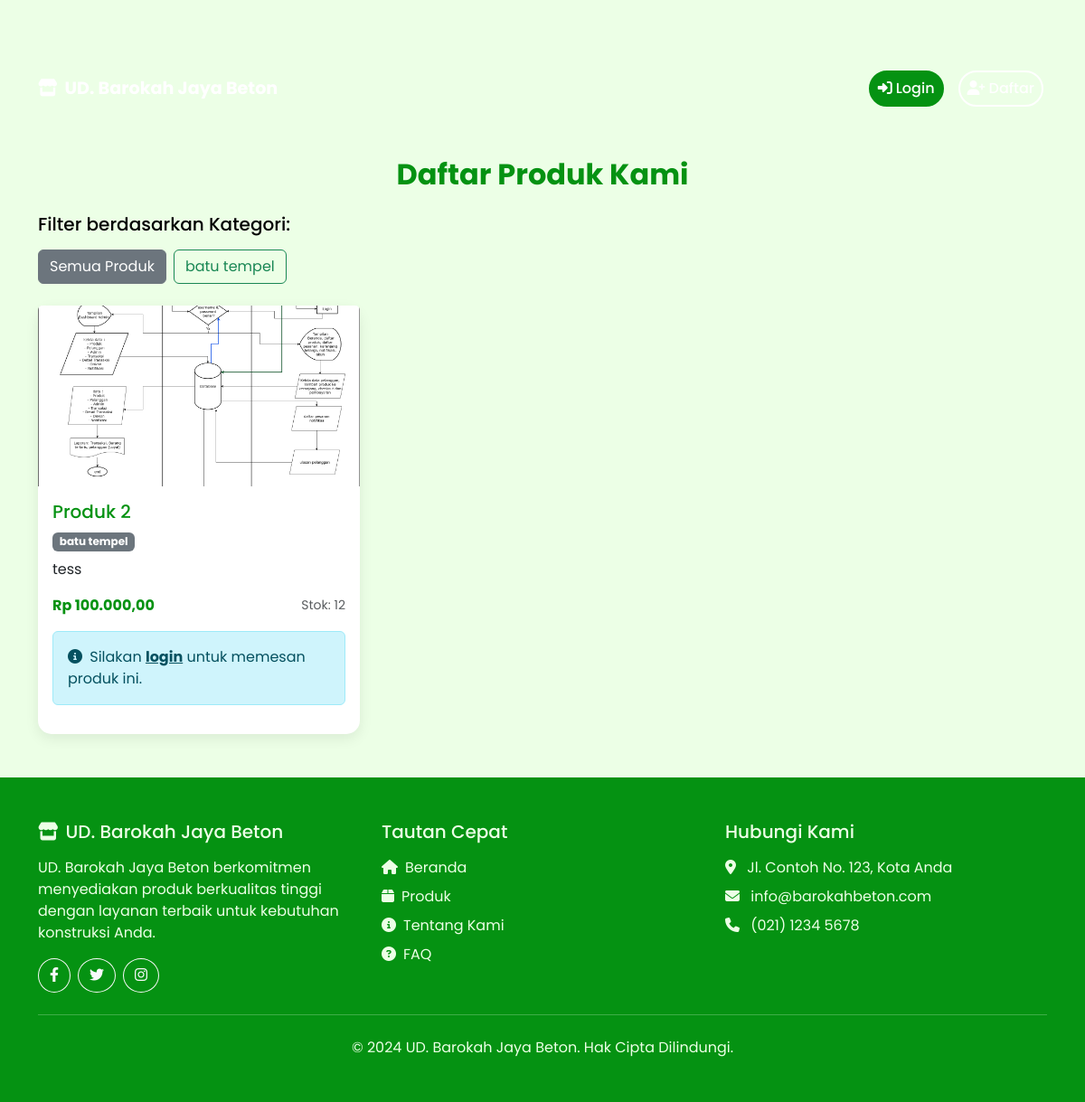
The app's page /produk/public/, older data.
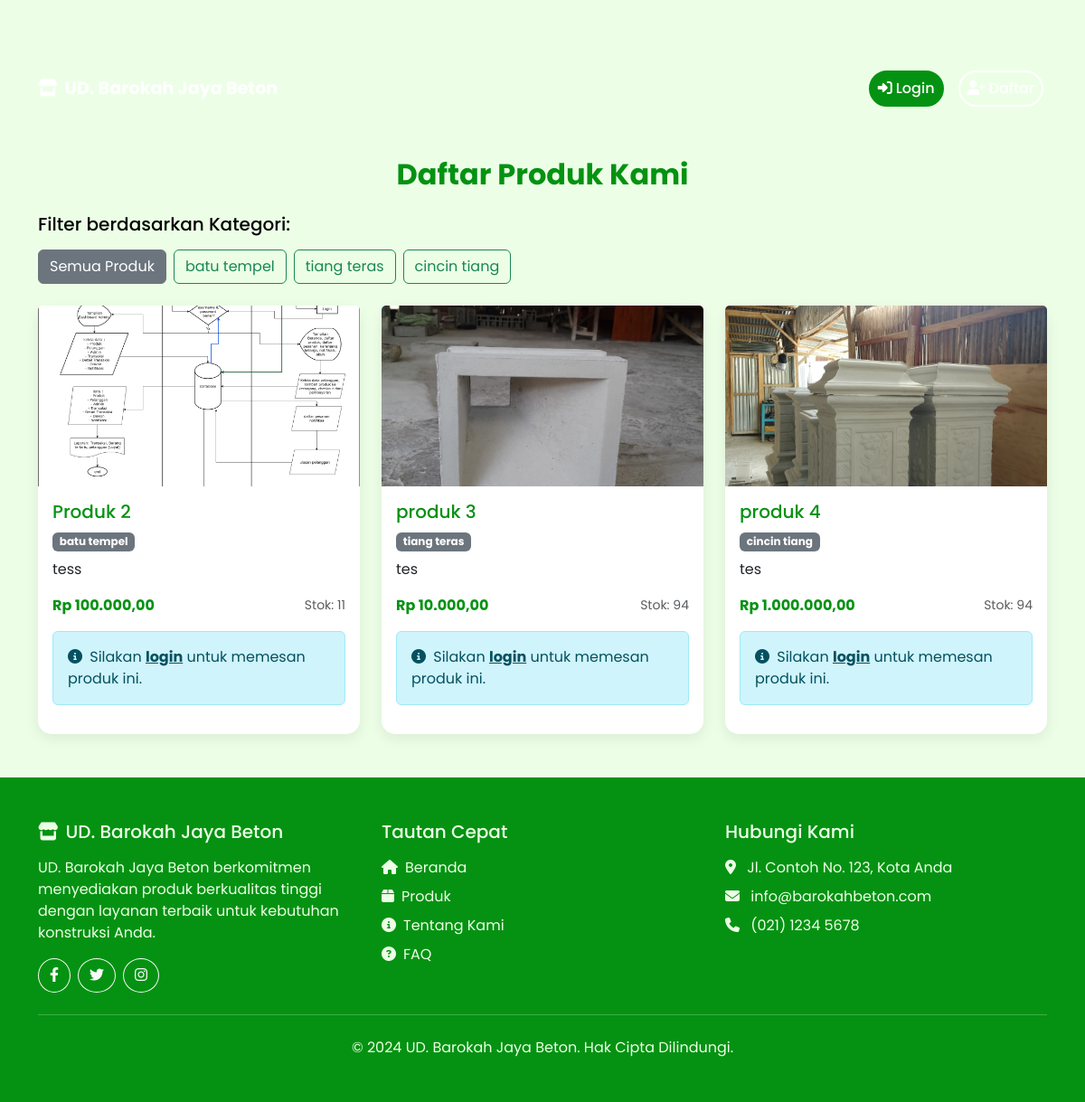
The same page, newer data.
### admin_dashboard/models.py (models this page shows, shortened)
class Kategori(models.Model):
    nama_kategori = models.CharField(max_length=255, verbose_name="Nama Kategori")
    class Meta:
        verbose_name_plural = "Kategori"
        db_table = 'kategori'

class Produk(models.Model):
    nama_produk = models.CharField(max_length=255, verbose_name="Nama Produk")
    deskripsi_produk = models.TextField(verbose_name="Deskripsi Produk")
    foto_produk = models.ImageField(upload_to='produk_images/', verbose_name="Foto Produk")
    stok_produk = models.IntegerField(verbose_name="Stok Produk")
    harga_produk = models.DecimalField(max_digits=10, decimal_places=2, verbose_name="Harga Produk")
    kategori = models.ForeignKey(Kategori, on_delete=models.SET_NULL, blank=True, null=True, verbose_name="Kategori")
    class Meta:
        verbose_name_plural = "Produk"
        db_table = 'produk'

### admin_dashboard/views.py (the view)
# urls.py: path('produk/public/', views.produk_list_public, name='produk_list_public'),
def produk_list_public(request):
    kategori_list = Kategori.objects.all()
    kategori_id = request.GET.get('kategori')
    if kategori_id:
        produk = Produk.objects.filter(kategori_id=kategori_id)
    else:
        produk = Produk.objects.all()
    for p in produk:
        diskon_produk = DiskonPelanggan.objects.filter(
            produk=p,
            status='aktif'
        ).first()
        if not diskon_produk:
            diskon_produk = DiskonPelanggan.objects.filter(
                produk__isnull=True,  # General discount
                status='aktif'
            ).first()
        p.diskon_aktif = diskon_produk
    context = {
        'produk': produk,
        'kategori_list': kategori_list,
        'kategori_terpilih': kategori_id
    }
    return render(request, 'product_list_public.html', context)

### templates/product_list_public.html (shortened to what this page needs)
{% load static %}
{% load humanize %}
<!DOCTYPE html>
<html lang="en">
<head>
    <link href="https://cdn.jsdelivr.net/npm/bootstrap@5.3.0/dist/css/bootstrap.min.css" rel="stylesheet">
    <link rel="stylesheet" href="https://cdnjs.cloudflare.com/ajax/libs/font-awesome/6.4.0/css/all.min.css">
</head>
<body>
    {% include 'navbar_public.html' %}
    <section class="container my-5">
        <div class="row">
            <div class="col-12">
                <h2 class="mb-4 text-center fw-bold" style="color: #059212;">Daftar Produk Kami</h2>
                <div class="mb-4">
                    <h5 class="mb-3">Filter berdasarkan Kategori:</h5>
                    <div class="d-flex flex-wrap gap-2">
                        <a href="{% url 'produk_list_public' %}" class="btn btn-outline-secondary {% if not kategori_terpilih %}active{% endif %}">
                            Semua Produk
                        </a>
                        {% for kategori in kategori_list %}
                            <a href="?kategori={{ kategori.id }}" class="btn btn-outline-success {% if kategori.id|stringformat:'s' == kategori_terpilih %}active{% endif %}">
                                {{ kategori.nama_kategori }}
                            </a>
                        {% endfor %}
                    </div>
                </div>
            </div>
        </div>
        <div class="row g-4">
            {% for p in produk %}
            <div class="col-md-4 col-sm-6">
                <div class="card card-custom h-100 position-relative">
                    <img src="{{ p.foto_produk.url }}" class="card-img-top" alt="{{ p.nama_produk }}" style="height: 200px; object-fit: cover;">
                    <div class="card-body">
                        <h5 class="card-title product-title">{{ p.nama_produk }}</h5>
                        {% if p.kategori %}
                            <span class="badge bg-secondary mb-2">{{ p.kategori.nama_kategori }}</span>
                        {% endif %}
                        <p class="card-text product-description">{{ p.deskripsi_produk|truncatewords:20 }}</p>
                        <div class="d-flex justify-content-between align-items-center mb-3">
                            <span class="fw-bold product-price">Rp {{ p.harga_produk|intcomma }}</span>
                            <small class="text-muted">Stok: {{ p.stok_produk|intcomma }}</small>
                        </div>
                        <div class="alert alert-info" role="alert">
                            <i class="fas fa-info-circle me-1"></i>
                            Silakan <a href="{% url 'login_pelanggan' %}" class="alert-link">login</a> untuk memesan produk ini.
                        </div>
                    </div>
                </div>
            </div>
            {% endfor %}
        </div>
    </section>
    {% include 'footer.html' %}
</body>
</html>

### templates/navbar_public.html (shortened to what this page needs)
{% load static %}
<nav class="navbar navbar-expand-lg navbar-custom-public navbar-hero" id="mainNavbar">
    <div class="container">
        <a class="navbar-brand fw-bold" href="{% url 'beranda_umum' %}">
            <i class="fas fa-store me-2"></i>UD. Barokah Jaya Beton
        </a>
        <div class="collapse navbar-collapse" id="navbarNavPublic">
            <ul class="navbar-nav ms-auto mb-2 mb-lg-0">
                <li class="nav-item me-2">
                    <a class="nav-link btn btn-login" href="{% url 'login_pelanggan' %}">
                        <i class="fas fa-sign-in-alt me-1"></i>Login
                    </a>
                </li>
                <li class="nav-item">
                    <a class="nav-link btn btn-register" href="{% url 'register_pelanggan' %}">
                        <i class="fas fa-user-plus me-1"></i>Daftar
                    </a>
                </li>
            </ul>
        </div>
    </div>
</nav>

### templates/footer.html
{% load static %}
<footer class="mt-5 py-5" style="background-color: #059212; color: #ECFFE6;">
    <div class="container">
        <div class="row g-4">
            <div class="col-md-4">
                <h5 class="mb-3">
                    <i class="fas fa-store me-2"></i>UD. Barokah Jaya Beton
                </h5>
                <p>UD. Barokah Jaya Beton berkomitmen menyediakan produk berkualitas tinggi dengan layanan terbaik untuk kebutuhan konstruksi Anda.</p>
                <div class="d-flex mt-3">
                    <a href="#" class="btn btn-outline-light btn-social me-2 rounded-circle">
                        <i class="fab fa-facebook-f"></i>
                    </a>
                    <a href="#" class="btn btn-outline-light btn-social me-2 rounded-circle">
                        <i class="fab fa-twitter"></i>
                    </a>
                    <a href="#" class="btn btn-outline-light btn-social rounded-circle">
                        <i class="fab fa-instagram"></i>
                    </a>
                </div>
            </div>
            <div class="col-md-4">
                <h5 class="mb-3">Tautan Cepat</h5>
                <ul class="list-unstyled">
                    <li class="mb-2"><a href="{% url 'beranda_umum' %}" class="text-decoration-none" style="color: #ECFFE6;"><i class="fas fa-home me-2"></i>Beranda</a></li>
                    <li class="mb-2"><a href="{% url 'produk_list' %}" class="text-decoration-none" style="color: #ECFFE6;"><i class="fas fa-box me-2"></i>Produk</a></li>
                    <li class="mb-2"><a href="#" class="text-decoration-none" style="color: #ECFFE6;"><i class="fas fa-info-circle me-2"></i>Tentang Kami</a></li>
                    <li class="mb-2"><a href="#" class="text-decoration-none" style="color: #ECFFE6;"><i class="fas fa-question-circle me-2"></i>FAQ</a></li>
                </ul>
            </div>
            <div class="col-md-4">
                <h5 class="mb-3">Hubungi Kami</h5>
                <ul class="list-unstyled">
                    <li class="mb-2"><i class="fas fa-map-marker-alt me-2"></i> Jl. Contoh No. 123, Kota Anda</li>
                    <li class="mb-2"><i class="fas fa-envelope me-2"></i> info@barokahbeton.com</li>
                    <li class="mb-2"><i class="fas fa-phone me-2"></i> (021) 1234 5678</li>
                </ul>
            </div>
        </div>
        <hr class="my-4" style="border-color: #ECFFE6;">
        <div class="text-center">
            <p class="mb-0">&copy; 2024 UD. Barokah Jaya Beton. Hak Cipta Dilindungi.</p>
        </div>
    </div>
</footer>

### templates/product_list_public.html (style rules this page uses)
body { font-family: 'Poppins', sans-serif; background-color: #ECFFE6; padding-top: 70px; color: #000000; }
.navbar-brand { font-weight: 700; color: #ECFFE6 !important; font-size: 1.2rem; }
.nav-link { color: #ECFFE6 !important; font-weight: 500; transition: all 0.3s ease; }
.card-custom { border-radius: 15px; border: none; box-shadow: 0 5px 15px rgba(0, 0, 0, 0.08); transition: transform 0.3s ease, box-shadow 0.3s ease; background-color: #FFFFFF; }
.product-title { color: #059212; }
.product-price { color: #059212; }

### templates/navbar_public.html (style rules this page uses)
.navbar-brand { color: #FFFFFF !important; font-weight: 700; font-size: 1.2rem; transition: all 0.3s ease; }
.nav-link { color: #FFFFFF !important; font-weight: 500; transition: all 0.3s ease; position: relative; padding: 0.5rem 1rem; border-radius: 5px; margin: 0 0.25rem; }
.btn-login { background-color: #059212; border: 2px solid #059212; color: #FFFFFF !important; border-radius: 30px; padding: 0.375rem 1.25rem; font-weight: 500; transition: all 0.3s ease; }
.btn-register { background-color: transparent; border: 2px solid #FFFFFF; color: #FFFFFF !important; border-radius: 30px; padding: 0.375rem 1.25rem; font-weight: 500; transition: all 0.3s ease; }

Row changes from the older to the newer data that the page shows:
added Kategori: nama_kategori "tiang teras"
added Kategori: nama_kategori "cincin tiang"
changed Produk "Produk 2": stok_produk "12" → "11"
added Produk: foto_produk (picture), nama_produk "produk 3", kategori.nama_kategori "tiang teras", deskripsi_produk "tes", harga_produk "10.000,00", stok_produk "94"
added Produk: foto_produk (picture), nama_produk "produk 4", kategori.nama_kategori "cincin tiang", deskripsi_produk "tes", harga_produk "1.000.000,00", stok_produk "94"
